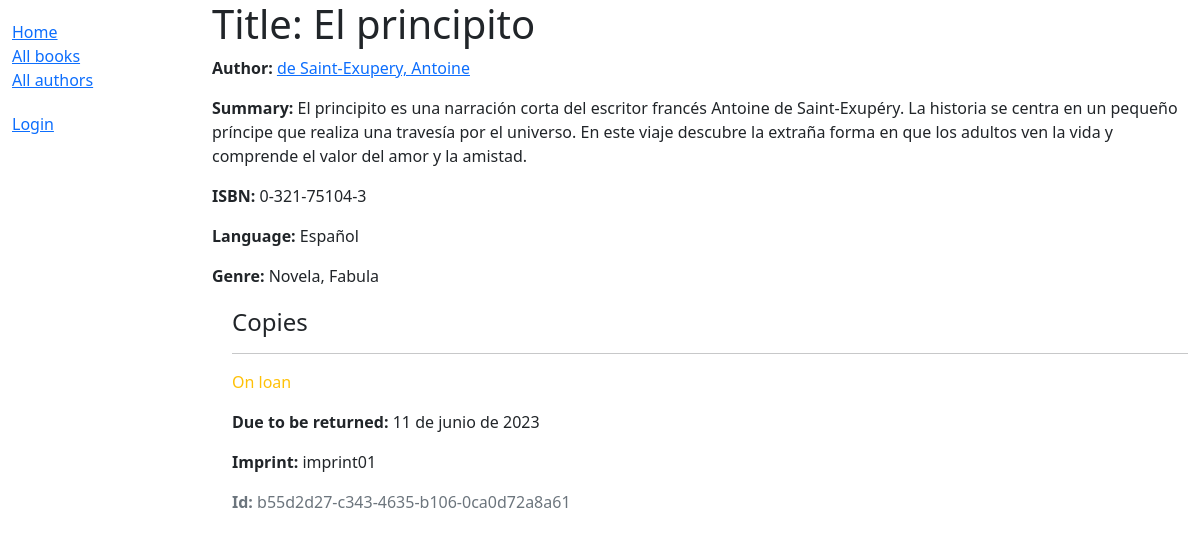
/catalog/book/1, run on the app's committed database.
### catalog/models.py (models this page shows, shortened)
class Book(models.Model):
    title = models.CharField(max_length=200)
    author = models.ForeignKey('Author', on_delete=models.SET_NULL, null=True)
    summary = models.TextField(max_length=1000, help_text="Enter a brief description of the book")
    isbn = models.CharField('ISBN', max_length=13,
                            unique=True,
                            help_text='13 Character <a href="https://www.isbn-international.org/content/what-isbn'
                                      '">ISBN number</a>')
    genre = models.ManyToManyField(Genre, help_text="Select a genre for this book")
    language = models.ForeignKey('Language', on_delete=models.SET_NULL, null=True)
    class Meta:
        ordering = ['title', 'author']
    def display_genre(self):
        """Creates a string for the Genre. This is required to display genre in Admin."""
        return ', '.join([genre.name for genre in self.genre.all()[:3]])
    display_genre.short_description = 'Genre'

class Author(models.Model):
    first_name = models.CharField(max_length=100)
    last_name = models.CharField(max_length=100)
    date_of_birth = models.DateField(null=True, blank=True)
    date_of_death = models.DateField('died', null=True, blank=True)
    class Meta:
        ordering = ['last_name', 'first_name']
    def get_absolute_url(self):
        return reverse('author-detail', args=[str(self.id)])
    def __str__(self):
        return '{0}, {1}'.format(self.last_name, self.first_name)

class Language(models.Model):
    name = models.CharField(max_length=200,
                            help_text="Ingresa the book's natural language (e.g. English, French, Japanese etc.)")
    def __str__(self):
        return self.name

class Genre(models.Model):
    name = models.CharField(
        max_length=200,
        help_text="Ingresa un genero de libro (e.g. Science Fiction, French Poetry etc.)"
        )
    def __str__(self):
        return self.name

class BookInstance(models.Model):
    id = models.UUIDField(primary_key=True, default=uuid.uuid4,
                          help_text="Unique ID for this particular book across whole library")
    book = models.ForeignKey('Book', on_delete=models.RESTRICT, null=True)
    imprint = models.CharField(max_length=200)
    due_back = models.DateField(null=True, blank=True)
    borrower = models.ForeignKey(User, on_delete=models.SET_NULL, null=True, blank=True)
    LOAN_STATUS = (
        ('d', 'Maintenance'),
        ('o', 'On loan'),
        ('a', 'Available'),
        ('r', 'Reserved'),
    )
    status = models.CharField(
        max_length=1,
        choices=LOAN_STATUS,
        blank=True,
        default='d',
        help_text='Book availability')
    class Meta:
        ordering = ['due_back']
        permissions = (("can_mark_returned", "Set book as returned"),)

### catalog/views.py (the view)
# urls.py: path('book/<int:pk>', views.BookDetailView.as_view(), name='book-detail'),
class BookDetailView(generic.DetailView):
    model = Book

### catalog/templates/catalog/book_detail.html
{% extends "base_generic.html" %}
{% block content %}
<h1>Title: {{ book.title }}</h1>
<p><strong>Author:</strong> <a href="{{ book.author.get_absolute_url }}">{{ book.author }}</a></p>
<p><strong>Summary:</strong> {{ book.summary }}</p>
<p><strong>ISBN:</strong> {{ book.isbn }}</p>
<p><strong>Language:</strong> {{ book.language }}</p>
<p><strong>Genre:</strong> {{ book.genre.all|join:", " }}</p>
<div style="margin-left:20px;margin-top:20px">
<h4>Copies</h4>
{% for copy in book.bookinstance_set.all %}
<hr>
<p class="{% if copy.status == 'a' %}text-success{% elif copy.status == 'd' %}text-danger{% else %}text-warning{% endif %}">{{ copy.get_status_display }}</p>
{% if copy.status != 'a' %}<p><strong>Due to be returned:</strong> {{copy.due_back}}</p>{% endif %}
<p><strong>Imprint:</strong> {{copy.imprint}}</p>
<p class="text-muted"><strong>Id:</strong> {{copy.id}}</p>
{% endfor %}
</div>
{% endblock %}

### data on the page
Book: author "de Saint-Exupery, Antoine", summary "El principito es una narración corta del escritor francés Antoine de Saint-Exupéry. La historia se centra en un pequeño príncipe que realiza una travesía por el universo. En este viaje descubre la extraña forma en que los adultos ven la vida y comprende el valor del amor y la amistad.", isbn "0-321-75104-3", language "Español", genre.all "Novela, Fabula"
BookInstance: status "On loan", due_back "11 de junio de 2023", imprint "imprint01", id "b55d2d27-c343-4635-b106-0ca0d72a8a61"
